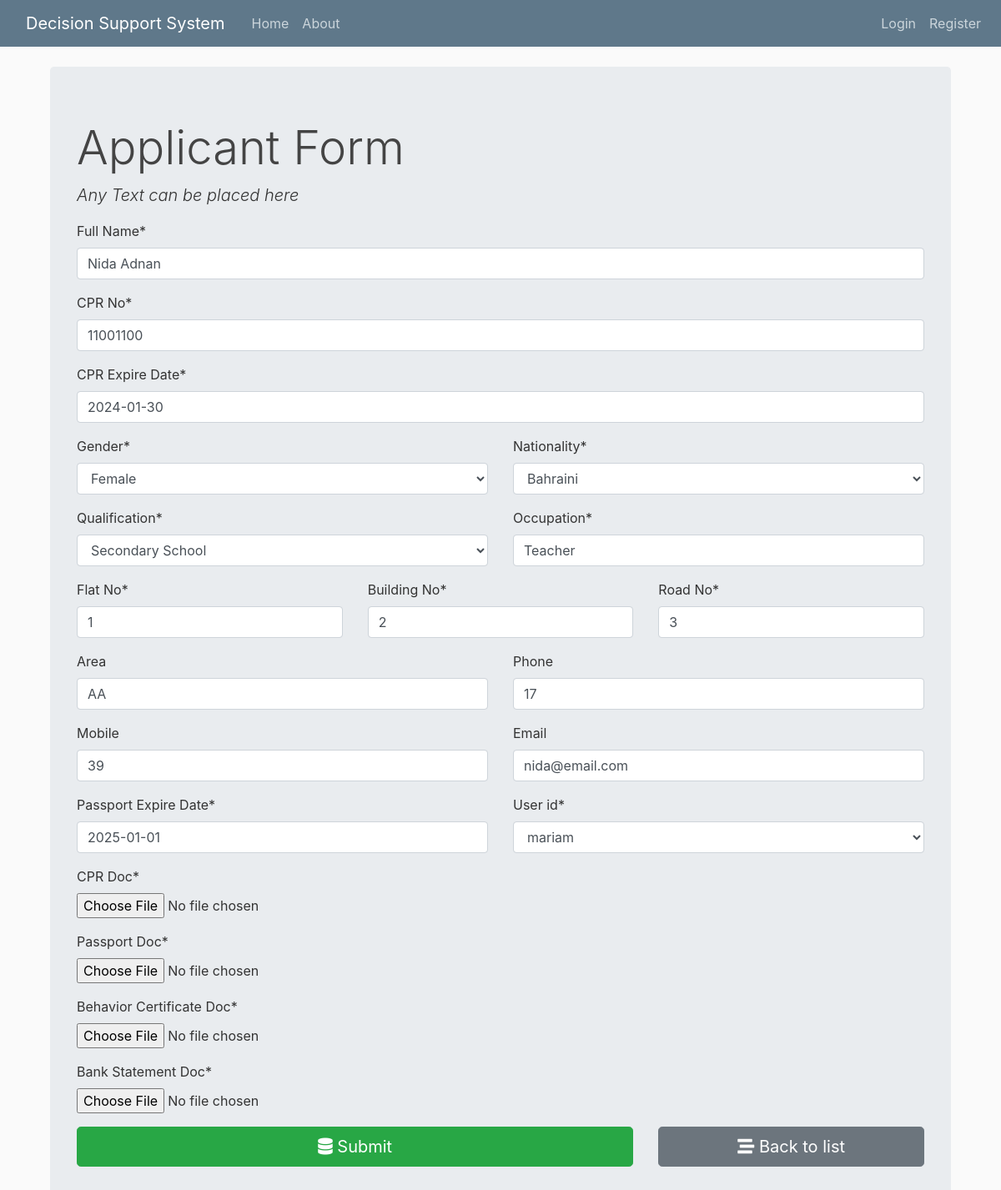
Page /applicant/2/update/ on the committed database.
### app/models.py (models this page shows, shortened)
class Applicant(models.Model):
    gender_list = (
        ('male', 'Male'),
        ('female', 'Female'),
    )
    qualification_list = (
        ('secondary_school', 'Secondary School'),
        ('diploma', 'Diploma'),
        ('bsc', 'BSc'),
        ('high_diploma', 'High Diploma'),
        ('master', 'Master'),
        ('phd', 'PhD'),
    )
    nationality_list = (
        ('none', 'Select your nationality'),
        ('bahraini', 'Bahraini'),
        ('non_bahraini', 'None Bahraini')
    )
    cpr = models.CharField(_("CPR No"), max_length=9)
    cpr_expiry_date = models.DateField(_("CPR Expire Date"), auto_now=False, auto_now_add=False)
    passport_expiry_date = models.DateField(_("Passport Expire Date"), auto_now=False, auto_now_add=False)
    fullname = models.CharField(_("Full Name"), max_length=100)
    nationality =  models.CharField(_("Nationality"), max_length=50, choices=nationality_list, default='none')
    gender = models.CharField(_("Gender"), max_length=10, choices=gender_list)
    qualification = models.CharField(_("Qualification"), max_length=50, choices=qualification_list)
    occupcation = models.CharField(_("Occupation"), max_length=50)
    has_application = models.BooleanField(_("Has Applicatino on process"), default=False)
    flat_no = models.IntegerField(_("Flat No"), default=0)
    building_no = models.IntegerField(_("Building No"), default=0)
    road_no = models.IntegerField(_("Road No"), default=0)
    area = models.CharField(_("Area"), max_length=50, blank=True)
    contact1 = models.CharField(_("Phone"), max_length=50, blank=True)
    contact2 = models.CharField(_("Mobile"), max_length=50, blank=True)
    email = models.EmailField(_("Email"), max_length=254, blank=True)
    user_id = models.ForeignKey(User, verbose_name=_(""), on_delete=models.CASCADE)
    cpr_doc = models.FileField(_("CPR Doc"), upload_to='doc_library', max_length=100)
    passport_doc = models.FileField(_("Passport Doc"), upload_to='doc_library', max_length=100)
    behavior_cert_doc = models.FileField(_("Behavior Certificate Doc"), upload_to='doc_library', max_length=100)
    bank_statement_doc = models.FileField(_("Bank Statement Doc"), upload_to='doc_library', max_length=100)
    is_10000_exist = models.BooleanField(_("Is 10000 BD exist in Applicant Bank Statement"), default=False)

### app/views.py (the view, shortened to what this page needs)
# urls.py: path('applicant/<int:id>/update/', views.applicant_form,name='applicant_update'),
def applicant_form(request, id=0):
    if request.method == "GET":
        if id == 0:
            form = ApplicantForm()
        else:
            applicant = Applicant.objects.get(pk=id)
            form = ApplicantForm(instance=applicant)
        return render(request, "app/applicant_form.html", {'form': form})

### app/forms.py (shortened to what this page needs)
class ApplicantForm(forms.ModelForm):
    user_id = forms.ModelChoiceField(User.objects.all())
    class Meta:
        model = Applicant
        fields = (
            'cpr',
            'cpr_expiry_date',
            'fullname',
            'gender',
            'nationality',
            'qualification',
            'occupcation',
            'flat_no',
            'building_no',
            'road_no',
            'area',
            'contact1',
            'contact2',
            'email',
            'user_id',
            'passport_expiry_date',
            'cpr_doc',
            'passport_doc',
            'behavior_cert_doc',
            'bank_statement_doc'
        )

### app/templates/app/applicant_form.html (shortened to what this page needs)
{% extends "app/base.html" %}
{% load crispy_forms_tags %}
{% block content %}
<h1 class="display-4">Applicant Form</h1>
<p class="lead font-italic">Any Text can be placed here</p>
<form action="" method="post" autocomplete="off">
    {{form.fullname|as_crispy_field}}
    {{form.cpr|as_crispy_field}}
    {{form.cpr_expiry_date|as_crispy_field}}
    <div class="row">
        <div class="form-group col-md-6 mb-0">
            {{ form.gender|as_crispy_field }}
        </div>
        <div class="form-group col-md-6 mb-0">
            {{ form.nationality|as_crispy_field }}
        </div>
        <div class="form-group col-md-6 mb-0">
            {{ form.qualification|as_crispy_field }}
        </div>
        <div class="form-group col-md-6 mb-0">
            {{ form.occupcation|as_crispy_field }}
        </div>
        <div class="form-group col-md-4 mb-0">
            {{ form.flat_no|as_crispy_field }}
        </div>
        <div class="form-group col-md-4 mb-0">
            {{ form.building_no|as_crispy_field }}
        </div>
        <div class="form-group col-md-4 mb-0">
            {{ form.road_no|as_crispy_field }}
        </div>
        <div class="form-group col-md-6 mb-0">
            {{ form.area|as_crispy_field }}
        </div>
        <div class="form-group col-md-6 mb-0">
            {{ form.contact1|as_crispy_field }}
        </div>
        <div class="form-group col-md-6 mb-0">
            {{ form.contact2|as_crispy_field }}
        </div>
        <div class="form-group col-md-6 mb-0">
            {{ form.email|as_crispy_field }}
        </div>
        <div class="form-group col-md-6 mb-0">
            {{ form.passport_expiry_date|as_crispy_field }}
        </div>
        <div class="form-group col-md-6 mb-0">
           {{ form.user_id|as_crispy_field }}
        </div>
        <div class="form-group col-md-12 mb-0">
           {{ form.cpr_doc|as_crispy_field }}
        </div>
        <div class="form-group col-md-12 mb-0">
           {{ form.passport_doc|as_crispy_field }}
        </div>
        <div class="form-group col-md-12 mb-0">
           {{ form.behavior_cert_doc|as_crispy_field }}
        </div>
        <div class="form-group col-md-12 mb-0">
           {{ form.bank_statement_doc|as_crispy_field }}
        </div>
    </div>
    <div class="row">
        <div class="col-md-8">
            <button type="submit" class="btn btn-success btn-block btn-lg"><i class="fas fa-database"></i>
                Submit</button>
        </div>
        <div class="col-md-4">
            <a href="{% url 'applicant_list' %}" class="btn btn-secondary btn-block btn-lg">
                <i class="fas fa-stream"></i> Back to list
            </a>
        </div>
    </div>
</form>
{% endblock content %}

### app/static/app/main.css (style rules this page uses)
body { background: #fafafa; color: #333333; margin-top: 5rem; }
h1, h2, h3, h4, h5, h6 { color: #444444; }

### rows in the picture
Applicant: fullname "Nida Adnan", cpr "11001100", cpr_expiry_date "2024-01-30", gender "Female", nationality "Bahraini", qualification "Secondary School", occupcation "Teacher", flat_no "1", building_no "2", road_no "3", area "AA", contact1 "17", contact2 "39", email "nida@email.com", passport_expiry_date "2025-01-01", user_id "mariam"
